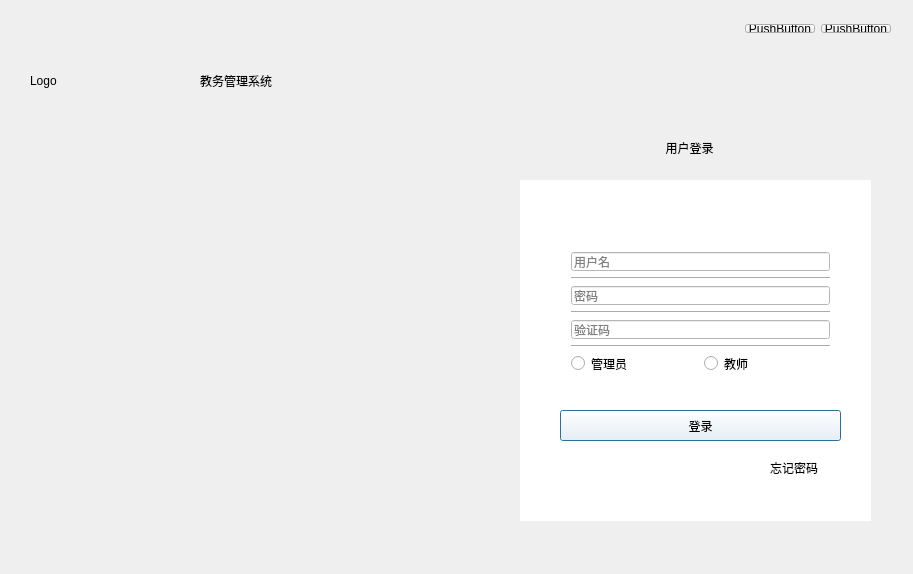
<?xml version="1.0" encoding="UTF-8"?>
<ui version="4.0">
 <class>CLoginDlgClass</class>
 <widget class="QDialog" name="CLoginDlgClass">
  <property name="geometry">
   <rect>
    <x>0</x>
    <y>0</y>
    <width>913</width>
    <height>574</height>
   </rect>
  </property>
  <property name="minimumSize">
   <size>
    <width>913</width>
    <height>574</height>
   </size>
  </property>
  <property name="maximumSize">
   <size>
    <width>913</width>
    <height>774</height>
   </size>
  </property>
  <property name="windowTitle">
   <string>CLoginDlg</string>
  </property>
  <widget class="QLabel" name="label_login">
   <property name="geometry">
    <rect>
     <x>500</x>
     <y>110</y>
     <width>379</width>
     <height>75</height>
    </rect>
   </property>
   <property name="maximumSize">
    <size>
     <width>379</width>
     <height>75</height>
    </size>
   </property>
   <property name="text">
    <string>用户登录</string>
   </property>
   <property name="alignment">
    <set>Qt::AlignCenter</set>
   </property>
  </widget>
  <widget class="QWidget" name="widget_base" native="true">
   <property name="geometry">
    <rect>
     <x>520</x>
     <y>180</y>
     <width>351</width>
     <height>341</height>
    </rect>
   </property>
   <property name="styleSheet">
    <string notr="true">background-color: rgb(255, 255, 255);</string>
   </property>
   <widget class="QPushButton" name="btnJoin">
    <property name="geometry">
     <rect>
      <x>40</x>
      <y>230</y>
      <width>281</width>
      <height>31</height>
     </rect>
    </property>
    <property name="styleSheet">
     <string notr="true"/>
    </property>
    <property name="text">
     <string>登录</string>
    </property>
   </widget>
   <widget class="QLabel" name="label_2">
    <property name="geometry">
     <rect>
      <x>250</x>
      <y>280</y>
      <width>48</width>
      <height>16</height>
     </rect>
    </property>
    <property name="text">
     <string>忘记密码</string>
    </property>
    <property name="alignment">
     <set>Qt::AlignRight|Qt::AlignTrailing|Qt::AlignVCenter</set>
    </property>
   </widget>
   <widget class="QWidget" name="widget_up" native="true">
    <property name="geometry">
     <rect>
      <x>40</x>
      <y>50</y>
      <width>281</width>
      <height>161</height>
     </rect>
    </property>
    <widget class="QWidget" name="layoutWidget">
     <property name="geometry">
      <rect>
       <x>0</x>
       <y>11</y>
       <width>281</width>
       <height>141</height>
      </rect>
     </property>
     <layout class="QVBoxLayout" name="verticalLayout">
      <item>
       <widget class="QLineEdit" name="lineEdit_username">
        <property name="placeholderText">
         <string>用户名</string>
        </property>
       </widget>
      </item>
      <item>
       <widget class="Line" name="line">
        <property name="frameShadow">
         <enum>QFrame::Sunken</enum>
        </property>
        <property name="orientation">
         <enum>Qt::Horizontal</enum>
        </property>
       </widget>
      </item>
      <item>
       <widget class="QLineEdit" name="lineEdit_password">
        <property name="placeholderText">
         <string>密码</string>
        </property>
       </widget>
      </item>
      <item>
       <widget class="Line" name="line_2">
        <property name="orientation">
         <enum>Qt::Horizontal</enum>
        </property>
       </widget>
      </item>
      <item>
       <widget class="QLineEdit" name="lineEdit_3">
        <property name="maximumSize">
         <size>
          <width>16777215</width>
          <height>16777215</height>
         </size>
        </property>
        <property name="placeholderText">
         <string>验证码</string>
        </property>
       </widget>
      </item>
      <item>
       <widget class="Line" name="line_3">
        <property name="orientation">
         <enum>Qt::Horizontal</enum>
        </property>
       </widget>
      </item>
      <item>
       <layout class="QHBoxLayout" name="horizontalLayout">
        <item>
         <widget class="QRadioButton" name="radioButton_2">
          <property name="text">
           <string>管理员</string>
          </property>
         </widget>
        </item>
        <item>
         <widget class="QRadioButton" name="radioButton">
          <property name="text">
           <string>教师</string>
          </property>
         </widget>
        </item>
       </layout>
      </item>
     </layout>
    </widget>
   </widget>
  </widget>
  <widget class="QLabel" name="label_logo">
   <property name="geometry">
    <rect>
     <x>30</x>
     <y>10</y>
     <width>161</width>
     <height>141</height>
    </rect>
   </property>
   <property name="text">
    <string>Logo</string>
   </property>
  </widget>
  <widget class="QLabel" name="label_3">
   <property name="geometry">
    <rect>
     <x>200</x>
     <y>60</y>
     <width>141</width>
     <height>41</height>
    </rect>
   </property>
   <property name="text">
    <string>教务管理系统</string>
   </property>
  </widget>
  <widget class="QWidget" name="layoutWidget">
   <property name="geometry">
    <rect>
     <x>734</x>
     <y>13</y>
     <width>168</width>
     <height>31</height>
    </rect>
   </property>
   <layout class="QHBoxLayout" name="horizontalLayout_2">
    <item>
     <widget class="QPushButton" name="btnMin">
      <property name="text">
       <string>PushButton</string>
      </property>
     </widget>
    </item>
    <item>
     <widget class="QPushButton" name="btnClose">
      <property name="text">
       <string>PushButton</string>
      </property>
     </widget>
    </item>
   </layout>
  </widget>
 </widget>
 <layoutdefault spacing="6" margin="11"/>
 <resources>
  <include location="CLoginDlg.qrc"/>
 </resources>
 <connections/>
</ui>
